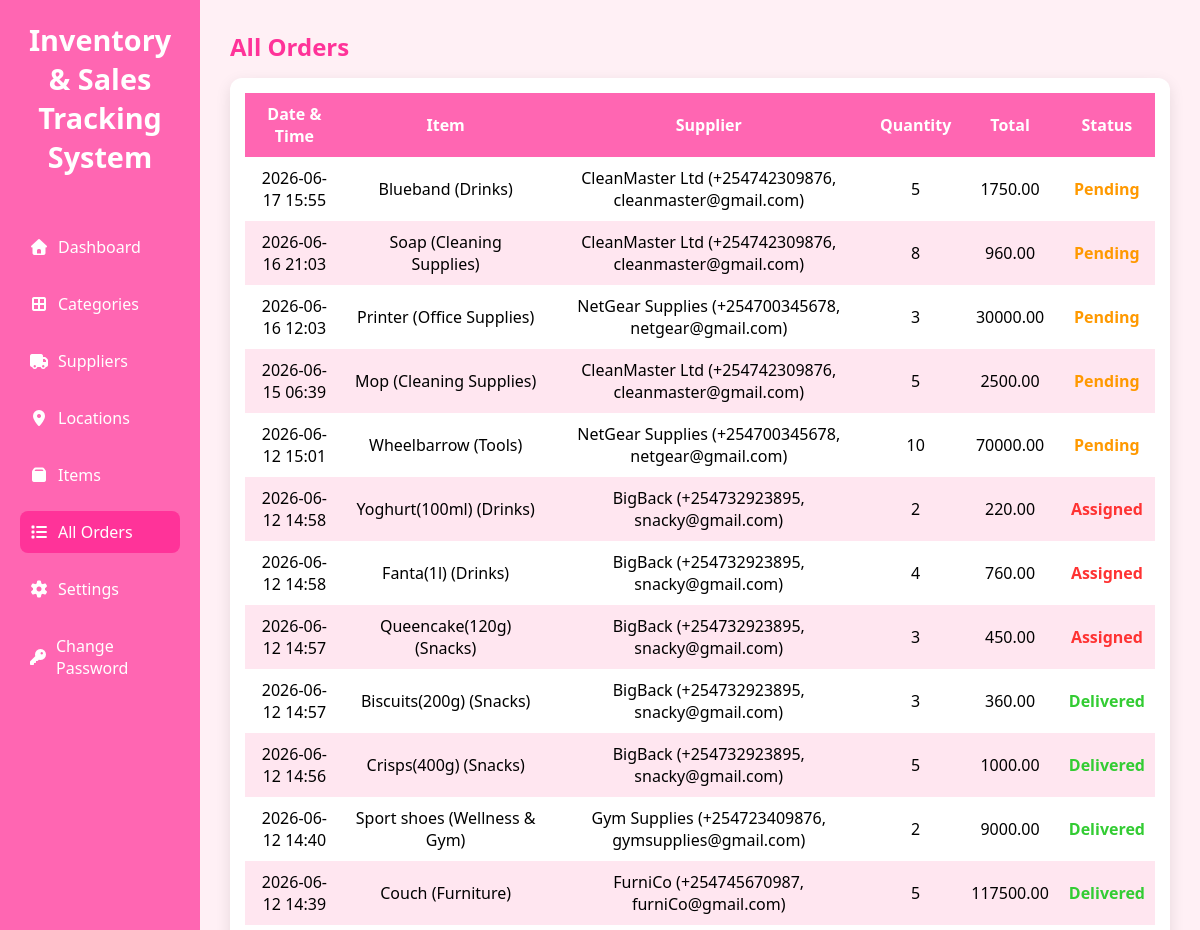
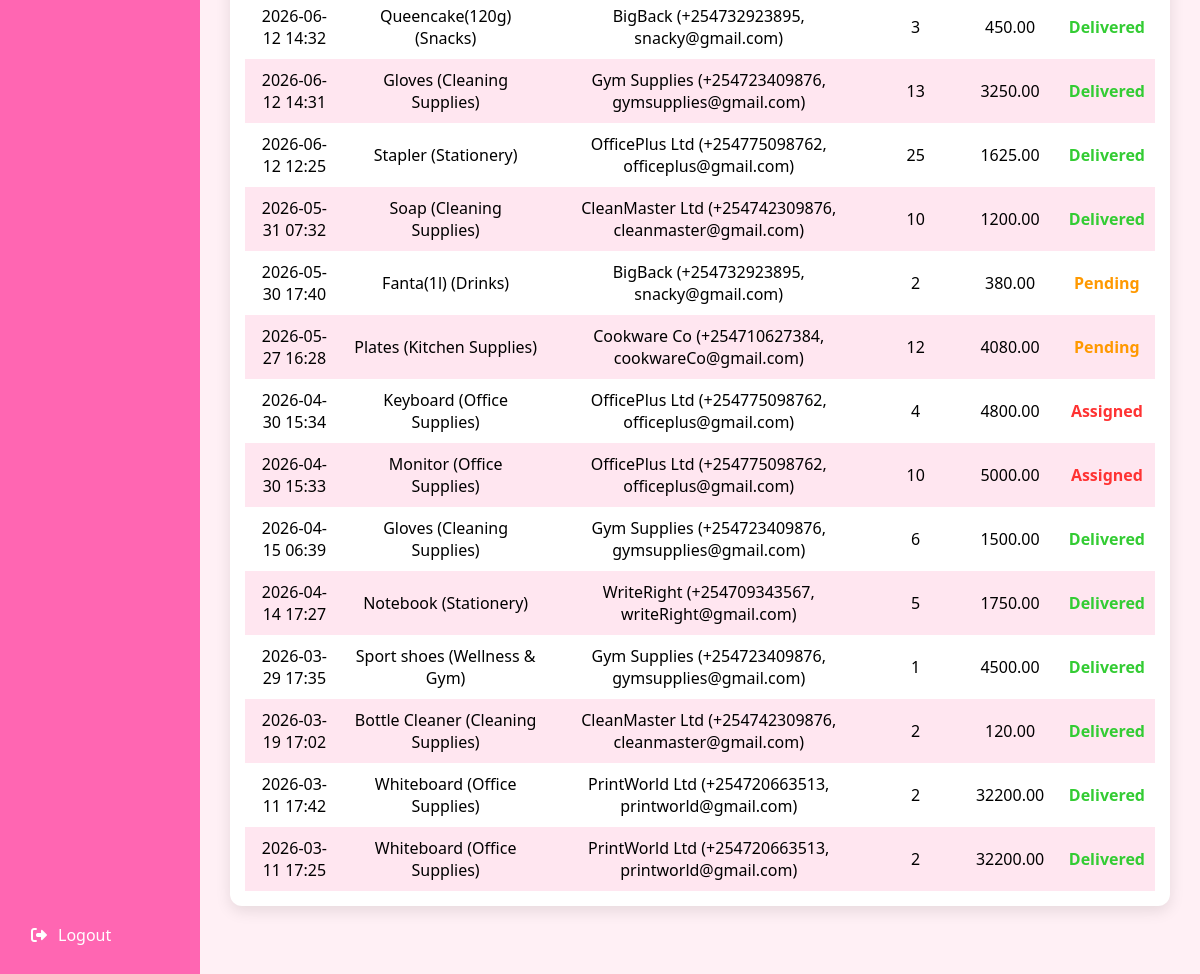
Screenshot of /orders/ (signed in) with the database file from the repository (2 pictures, top to bottom).
### assets/models.py (models this page shows, shortened)
class Order(models.Model):
    STATUS_CHOICES = (
        ("Pending", "Pending"),
        ("Assigned", "Assigned"),
        ("Delivered", "Delivered"),
    )
    user = models.ForeignKey(User, on_delete=models.CASCADE)
    item = models.ForeignKey(Item, on_delete=models.CASCADE)
    quantity = models.IntegerField()
    total_amount = models.DecimalField(max_digits=10, decimal_places=2, default=0.00)
    delivery_location = models.ForeignKey(Location, on_delete=models.SET_NULL, null=True)
    supplier = models.ForeignKey(Supplier, on_delete=models.SET_NULL, null=True, blank=True)
    status = models.CharField(max_length=50, choices=STATUS_CHOICES, default="Pending")
    phone = models.CharField(max_length=10, blank=True, null=True)
    created_at = models.DateTimeField(auto_now_add=True)
    is_paid = models.BooleanField(default=True)

class Item(models.Model):
    name = models.CharField(max_length=255, unique=True)
    category = models.ForeignKey(Category, on_delete=models.SET_NULL, null=True, blank=True)
    location = models.ForeignKey(Location, on_delete=models.SET_NULL, null=True, blank=True)
    supplier = models.ForeignKey(Supplier, on_delete=models.SET_NULL, null=True, blank=True)
    quantity = models.IntegerField()
    price = models.DecimalField(max_digits=10, decimal_places=2, default=0.00)
    barcode = models.CharField(max_length=20, unique=True, blank=True)
    created_at = models.DateTimeField(auto_now_add=True)
    def __str__(self):
       category = self.category.name if self.category else "No Category"
       return f"{self.name} ({category})"

class Category(models.Model):
    name = models.CharField(max_length=255)

class Supplier(models.Model):
    name = models.CharField(max_length=255)
    contact = models.CharField(max_length=10, validators=[phone_validator])
    email = models.EmailField()
    def __str__(self):
        return f"{self.name} ({self.contact}, {self.email})"

### assets/views.py (the view)
# urls.py: path('orders/', views.all_orders, name='orders'),
@login_required
def all_orders(request):
    if not request.user.is_staff:
        return redirect('user_dashboard')
    orders = Order.objects.all().select_related('user', 'item', 'supplier').order_by('-created_at')
    return render(request, 'assets/orders.html', {
        'orders': orders
    })

### assets/templates/assets/orders.html (shortened to what this page needs)
<!DOCTYPE html>
<html lang="en">
<head>
{% load static %}
<link rel="stylesheet" href="{% static 'fontawesome/css/all.min.css' %}">
</head>
<body>
<div class="sidebar">
    <div class="logo">Inventory & Sales Tracking System</div>
    <ul class="menu">
       <li><a href="{% url 'dashboard' %}"><i class="fas fa-home"></i> Dashboard</a></li>
        <li><a href="{% url 'categories' %}"><i class="fas fa-th-large"></i> Categories</a></li>
        <li><a href="{% url 'suppliers' %}"><i class="fas fa-truck"></i> Suppliers</a></li>
        <li><a href="{% url 'locations' %}"><i class="fas fa-map-marker-alt"></i> Locations</a></li>
        <li><a href="{% url 'items' %}"><i class="fas fa-box"></i> Items</a></li>
        <li><a href="{% url 'orders' %}" class="active"><i class="fa fa-list"></i> All Orders</a></li>
        <li><a href="{% url 'settings' %}"><i class="fas fa-cog"></i> Settings</a></li>
        <li><a href="{% url 'change_password' %}"><i class="fas fa-key"></i> Change Password</a></li>
    </ul>
    <div class="logout">
        <a href="{% url 'logout' %}"><i class="fa fa-sign-out-alt"></i> Logout</a>
    </div>
</div>
<div class="main-content">
    <h1 class="section-title">All Orders</h1>
    <div class="table-container">
        <table>
            <thead>
                <tr>
                    <th>Date & Time</th>
                    <th>Item</th>
                    <th>Supplier</th>
                    <th>Quantity</th>
                    <th>Total</th>
                    <th>Status</th>
                </tr>
            </thead>
            <tbody>
                {% for order in orders %}
                <tr>
                    <td>{{ order.created_at|date:"Y-m-d H:i" }}</td>
                    <td>{{ order.item }}</td>
                    <td>{{ order.supplier }}</td>
                    <td>{{ order.quantity }}</td>
                    <td>{{ order.total_amount }}</td>
                    <td>
                        {% if order.status == 'Pending' %}
                            <span class="status-pending">{{ order.status }}</span>
                        {% elif order.status == 'Delivered' %}
                            <span class="status-delivered">{{ order.status }}</span>
                        {% elif order.status == 'Assigned' %}
                            <span class="status-assigned">{{ order.status }}</span>
                        {% else %}
                            {{ order.status }}
                        {% endif %}
                    </td>
                </tr>
                {% empty %}
                <tr>
                    <td colspan="6">No orders yet</td>
                </tr>
                {% endfor %}
            </tbody>
        </table>
    </div>
</div>
</body>
</html>

### assets/templates/assets/orders.html (style rules this page uses)
* { margin:0; padding:0; box-sizing:border-box; font-family:'Segoe UI',sans-serif; }
body { display:flex; background:#fff0f5; }
.sidebar { width:200px; background:#ff66b2; padding:20px; color:white; display:flex; flex-direction:column; }
.logo { font-size:1.8rem; font-weight:bold; margin-bottom:30px; text-align:center; }
.menu { list-style:none; margin-top:20px; }
.menu li { margin-bottom:15px; }
.menu li a { text-decoration:none; color:white; font-weight:500; display:flex; align-items:center; padding:10px; border-radius:8px; transition:0.3s; }
.menu li a:hover, .menu li a.active { background:#ff3399; }
.menu li a i { margin-right:10px; width:18px; text-align:center; }
.logout { margin-top:auto; }
.logout a { display:flex; align-items:center; padding:10px; text-decoration:none; color:white; font-weight:500; border-radius:8px; transition:0.3s; }
.logout a i { margin-right:10px; width:18px; text-align:center; }
.main-content { flex:1; padding:30px; }
h1, .section-title { color:#ff3399; margin-bottom:20px; }
.section-title { font-size:1.5rem; margin-bottom:15px; }
.table-container { overflow-x:auto; background:white; padding:15px; border-radius:12px; box-shadow:0 5px 15px rgba(0,0,0,0.1); margin-bottom:40px; }
table { width:100%; border-collapse:collapse; }
thead { background:#ff66b2; color:white; }
th, td { padding:10px; text-align:center; }
tbody tr:nth-child(even) { background:#ffe6f0; }
.status-pending { color: #ff9900; font-weight:bold; }
.status-delivered { color: #33cc33; font-weight:bold; }
.status-assigned { color: #ff3333; font-weight:bold; }

### rows the page displays
Order: created_at "2026-06-17 15:55", item "Blueband (Drinks)", supplier "CleanMaster Ltd (+254742309876, cleanmaster@gmail.com)", quantity "5", total_amount "1750.00", status "Pending"
Order: created_at "2026-06-16 21:03", item "Soap (Cleaning Supplies)", supplier "CleanMaster Ltd (+254742309876, cleanmaster@gmail.com)", quantity "8", total_amount "960.00", status "Pending"
Order: created_at "2026-06-16 12:03", item "Printer (Office Supplies)", supplier "NetGear Supplies (+254700345678, netgear@gmail.com)", quantity "3", total_amount "30000.00", status "Pending"
Order: created_at "2026-06-15 06:39", item "Mop (Cleaning Supplies)", supplier "CleanMaster Ltd (+254742309876, cleanmaster@gmail.com)", quantity "5", total_amount "2500.00", status "Pending"
Order: created_at "2026-06-12 15:01", item "Wheelbarrow (Tools)", supplier "NetGear Supplies (+254700345678, netgear@gmail.com)", quantity "10", total_amount "70000.00", status "Pending"
Order: created_at "2026-06-12 14:58", item "Yoghurt(100ml) (Drinks)", supplier "BigBack (+254732923895, snacky@gmail.com)", quantity "2", total_amount "220.00", status "Assigned"
Order: created_at "2026-06-12 14:58", item "Fanta(1l) (Drinks)", supplier "BigBack (+254732923895, snacky@gmail.com)", quantity "4", total_amount "760.00", status "Assigned"
Order: created_at "2026-06-12 14:57", item "Queencake(120g) (Snacks)", supplier "BigBack (+254732923895, snacky@gmail.com)", quantity "3", total_amount "450.00", status "Assigned"
Order: created_at "2026-06-12 14:57", item "Biscuits(200g) (Snacks)", supplier "BigBack (+254732923895, snacky@gmail.com)", quantity "3", total_amount "360.00", status "Delivered"
Order: created_at "2026-06-12 14:56", item "Crisps(400g) (Snacks)", supplier "BigBack (+254732923895, snacky@gmail.com)", quantity "5", total_amount "1000.00", status "Delivered"
Order: created_at "2026-06-12 14:40", item "Sport shoes (Wellness & Gym)", supplier "Gym Supplies (+254723409876, gymsupplies@gmail.com)", quantity "2", total_amount "9000.00", status "Delivered"
Order: created_at "2026-06-12 14:39", item "Couch (Furniture)", supplier "FurniCo (+254745670987, furniCo@gmail.com)", quantity "5", total_amount "117500.00", status "Delivered"
Order: created_at "2026-06-12 14:32", item "Queencake(120g) (Snacks)", supplier "BigBack (+254732923895, snacky@gmail.com)", quantity "3", total_amount "450.00", status "Delivered"
Order: created_at "2026-06-12 14:31", item "Gloves (Cleaning Supplies)", supplier "Gym Supplies (+254723409876, gymsupplies@gmail.com)", quantity "13", total_amount "3250.00", status "Delivered"
Order: created_at "2026-06-12 12:25", item "Stapler (Stationery)", supplier "OfficePlus Ltd (+254775098762, officeplus@gmail.com)", quantity "25", total_amount "1625.00", status "Delivered"
Order: created_at "2026-05-31 07:32", item "Soap (Cleaning Supplies)", supplier "CleanMaster Ltd (+254742309876, cleanmaster@gmail.com)", quantity "10", total_amount "1200.00", status "Delivered"
Order: created_at "2026-05-30 17:40", item "Fanta(1l) (Drinks)", supplier "BigBack (+254732923895, snacky@gmail.com)", quantity "2", total_amount "380.00", status "Pending"
Order: created_at "2026-05-27 16:28", item "Plates (Kitchen Supplies)", supplier "Cookware Co (+254710627384, cookwareCo@gmail.com)", quantity "12", total_amount "4080.00", status "Pending"
Order: created_at "2026-04-30 15:34", item "Keyboard (Office Supplies)", supplier "OfficePlus Ltd (+254775098762, officeplus@gmail.com)", quantity "4", total_amount "4800.00", status "Assigned"
Order: created_at "2026-04-30 15:33", item "Monitor (Office Supplies)", supplier "OfficePlus Ltd (+254775098762, officeplus@gmail.com)", quantity "10", total_amount "5000.00", status "Assigned"
Order: created_at "2026-04-15 06:39", item "Gloves (Cleaning Supplies)", supplier "Gym Supplies (+254723409876, gymsupplies@gmail.com)", quantity "6", total_amount "1500.00", status "Delivered"
Order: created_at "2026-04-14 17:27", item "Notebook (Stationery)", supplier "WriteRight (+254709343567, writeRight@gmail.com)", quantity "5", total_amount "1750.00", status "Delivered"
Order: created_at "2026-03-29 17:35", item "Sport shoes (Wellness & Gym)", supplier "Gym Supplies (+254723409876, gymsupplies@gmail.com)", quantity "1", total_amount "4500.00", status "Delivered"
Order: created_at "2026-03-19 17:02", item "Bottle Cleaner (Cleaning Supplies)", supplier "CleanMaster Ltd (+254742309876, cleanmaster@gmail.com)", quantity "2", total_amount "120.00", status "Delivered"
Order: created_at "2026-03-11 17:42", item "Whiteboard (Office Supplies)", supplier "PrintWorld Ltd (+254720663513, printworld@gmail.com)", quantity "2", total_amount "32200.00", status "Delivered"
Order: created_at "2026-03-11 17:25", item "Whiteboard (Office Supplies)", supplier "PrintWorld Ltd (+254720663513, printworld@gmail.com)", quantity "2", total_amount "32200.00", status "Delivered"
